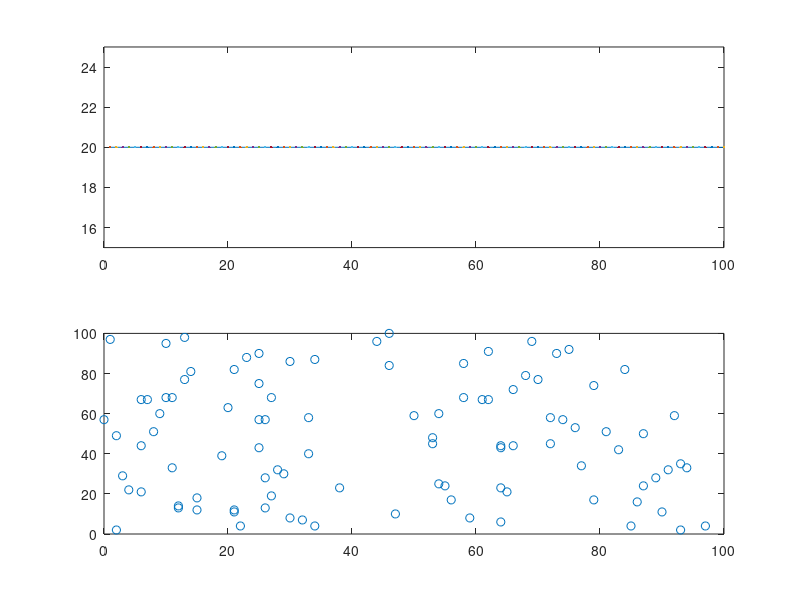

Recreate this plot in MATLAB.
%%TIMESYNC_2D_RAND_NEIGHBOURS.m
% The number of neighbours is randomized based on location.

clear all; clc;

%% Set simulation parameters
POPULATION = 100; % Number of people in the simulation
FIELD = 100; % Set a field for POPULATION people
RADIUS = 10; % Number of surrounding people to consider

DISCRETE_TIME = 1; % Parameter for if time is discretized
CORRECT_TIME = 20; % Correct time for the population
DEVIATION_TIME = 5; % Std. Dev. of time in population
NORMAL_DISTRIBUTION = 1; % Choose if normal distribution of noise

BREAK_ON_DEVIATION = 1;
THRESHOLD_DEVIATION = 0.01;
SHOW_SIMULATION = 1;
SHOW_RESULTS = 1;

SIMULATION_TIME = 100; % Number of timesteps to simulate

%% Create simulation variables
if NORMAL_DISTRIBUTION == 1
    times = CORRECT_TIME + DEVIATION_TIME.*randn(1,POPULATION); % Times of people
else
    times = (rand(1,POPULATION).*2.*DEVIATION_TIME) + (CORRECT_TIME-DEVIATION_TIME);
end
if DISCRETE_TIME == 1 % Discretize time if required
    times = round(times);
end

%% Perform the simulation
positions = round(rand(2,POPULATION).*FIELD); % Generate the positions of people
otimes = times + 1; % Init in order to get at least 1 iteration

for i = 1:SIMULATION_TIME
    if all(BREAK_ON_DEVIATION == 1 & otimes == times)
       break;
   end
%     if BREAK_ON_DEVIATION == 1 && std(times) < THRESHOLD_DEVIATION
%         break;
%     end
    
    if SHOW_SIMULATION == 1
        subplot(2,1,1);
        plot(1:POPULATION, times, 1:POPULATION, CORRECT_TIME);
        ylim([CORRECT_TIME-DEVIATION_TIME, CORRECT_TIME+DEVIATION_TIME]);
        subplot(2,1,2);
        plot(positions(1,:), positions(2,:), 'o');
        axis([0 FIELD 0 FIELD]);
        drawnow; pause(0.1);
    end
    
    otimes = times;
    
    % Check for neighbours and update time
    for j = 1:POPULATION
        x = positions(1,j); y = positions(2,j);
        neighbours = otimes((abs(x-positions(1,:)) < RADIUS) & (abs(y-positions(2,:)) < RADIUS));

        % Update the time at location
        times(j) = mean(neighbours);
        if DISCRETE_TIME == 1 % Discretize time if required
            times = round(times);
        end
    end
    
    % Shuffle people around
    positions = round(rand(2,POPULATION).*FIELD); % Generate the positions of people
end